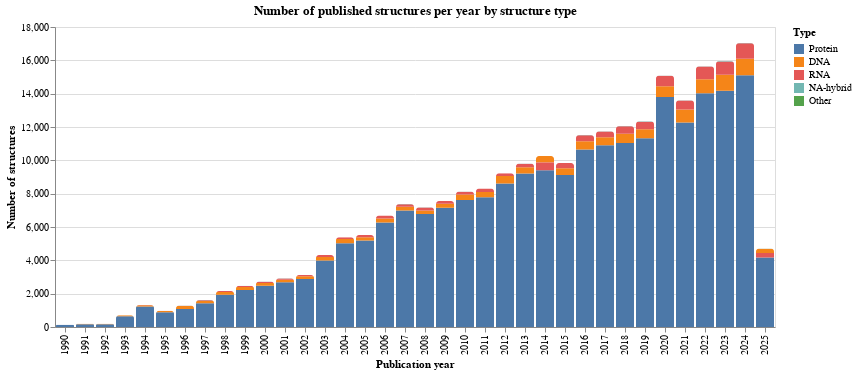

Notebook code for this chart:
### Code cell
yearly_type=alt.Chart(data_rcsb_type, title='Number of published structures per year by structure type'
).mark_bar(
    cornerRadiusTopLeft=3,
    cornerRadiusTopRight=3   
).encode(
    x=alt.X('publicationYear:O').title('Publication year'),
    y=alt.Y('countedStructures:Q').title('Number of structures'),
    color=alt.Color('macromoleculeType:N', sort=alt.EncodingSortField(field="macromoleculeType", op='count', order='descending')).title('Type'),
    order=alt.Order('countedStructures', sort='descending')
)
yearly_type

### Figure 1 — Vega-Lite specification as saved in the notebook (floating-point values rounded to 4 significant figures; data arrays with more than 128 entries replaced by an {"elided": "..."} marker saying what was removed)
{"config": {"view": {"continuousWidth": 300, "continuousHeight": 300}}, "data": {"name": "data-76d498a2da5d0883e411d1ea3c55a679"}, "mark": {"type": "bar", "cornerRadiusTopLeft": 3, "cornerRadiusTopRight": 3}, "encoding": {"color": {"field": "macromoleculeType", "sort": {"field": "macromoleculeType", "op": "count", "order": "descending"}, "title": "Type", "type": "nominal"}, "order": {"field": "countedStructures", "sort": "descending", "type": "quantitative"}, "x": {"field": "publicationYear", "title": "Publication year", "type": "ordinal"}, "y": {"field": "countedStructures", "title": "Number of structures", "type": "quantitative"}}, "title": "Number of published structures per year by structure type", "$schema": "https://vega.github.io/schema/vega-lite/v5.20.1.json", "datasets": {"data-76d498a2da5d0883e411d1ea3c55a679": {"elided": "180 records"}}}
